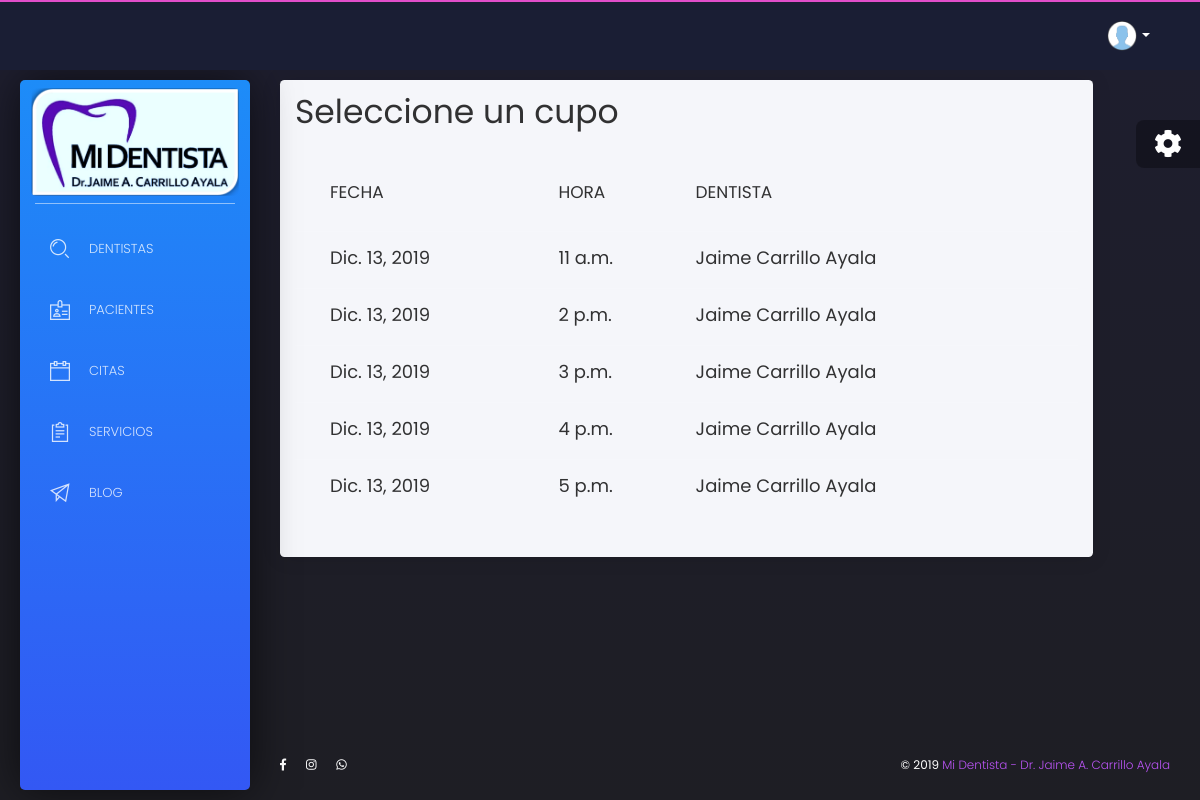
The app's page /core/citas/84 (signed in) with its own data.
### core/models.py (models this page shows)
class Cita(models.Model):
    id = models.AutoField(primary_key=True)
    paciente = models.ForeignKey(Paciente, on_delete=models.CASCADE, blank=True, null=True)
    dentista = models.ForeignKey(Dentista, on_delete=models.CASCADE, blank=True, null=True)
    tratamiento = models.ForeignKey(Tratamiento, on_delete=models.CASCADE, null=True, blank=True)
    hora = models.TimeField(blank=True, null=True)
    fecha = models.DateField(blank=True, null=True)
    informe = models.CharField(max_length=1024, default="No se ha agregado informe.")
    asignada = models.BooleanField(default=False)
    atendida = models.BooleanField(default=False)

class Dentista(models.Model):
    id = models.AutoField(primary_key=True)
    usuario = models.OneToOneField(User, on_delete=models.CASCADE)
    especialidad = models.ForeignKey(Especialidad, on_delete=models.CASCADE)
    telefono = models.CharField(max_length=8)
    is_dentist = models.BooleanField(default=True)
    foto = models.ImageField(upload_to='dentist/%Y/%m/%D/', null=True, blank=True)
    biografia = models.CharField(max_length=1024)

### core/views.py (the view)
# urls.py: path('citas/<int:paciente>', CitaList, name = 'citas'),
@user_passes_test(lambda u: u.is_superuser)
def CitaList(request, paciente):
    citas = Cita.objects.filter(asignada = False)
    hoy = datetime.date.today()
    paciente = paciente
    return render(request, 'core/cita_list.html', {'citas':citas, 'paciente':paciente, 'hoy':hoy})

### core/templates/core/cita_list.html (shortened to what this page needs)
{% extends 'core/base.html' %}
{% load static %}
{% block content %}
<div class="content">
    <div class="row">
        <div class="col-md-11">
			    <div class="card white-content">
            <div class="card-header">
                <h1>Seleccione un cupo</h1>
            </div>
				    <div class="card-body">
					    <div class="table-responsive">
                <table class="table tablesorter " id="">
                  <thead class=" text-primary">
                      <th>
                      </th>
                      <th>
                        <h4>Fecha</h4>
                      </th>
                      <th>
                        <h4>Hora</h4>
                      </th>
                       <th>
                        <h4>Dentista</h4>
                      </th>
                  </thead>
                  <tbody>
                    {% for c in citas|dictsort:'id' %}
                        <tr id={{c.id}} onMouseOver="ResaltarFila({{c.id}});" onMouseOut="RestablecerFila({{c.id}}, '')" onClick="CrearEnlace('{% url 'core:reservarcita' paciente c.id|slugify %}');">
                              <td>
                              </td>
                              <td >
                                <p><b><font size="4">{{c.fecha}}</font></b></p>
                              </td>
                              <td >
                                <p><b><font size="4">{{c.hora}}</font></b></p>
                              </td>
                              <td >
                                <p><b><font size="4">{{c.dentista.usuario.first_name}} {{c.dentista.usuario.last_name}}</font></b></p>
                              </td>
                        </tr>
                    {% endfor %}
                  </tbody>
                </table>
				      </div>
			      </div>
	        </div>
	      </div>
      </div>
    </div>
{% endblock %}

### records on screen
Cita: fecha "Dic. 13, 2019", hora "11 a.m.", dentista.usuario.first_name "Jaime", dentista.usuario.last_name "Carrillo Ayala"
Cita: fecha "Dic. 13, 2019", hora "2 p.m.", dentista.usuario.first_name "Jaime", dentista.usuario.last_name "Carrillo Ayala"
Cita: fecha "Dic. 13, 2019", hora "3 p.m.", dentista.usuario.first_name "Jaime", dentista.usuario.last_name "Carrillo Ayala"
Cita: fecha "Dic. 13, 2019", hora "4 p.m.", dentista.usuario.first_name "Jaime", dentista.usuario.last_name "Carrillo Ayala"
Cita: fecha "Dic. 13, 2019", hora "5 p.m.", dentista.usuario.first_name "Jaime", dentista.usuario.last_name "Carrillo Ayala"
